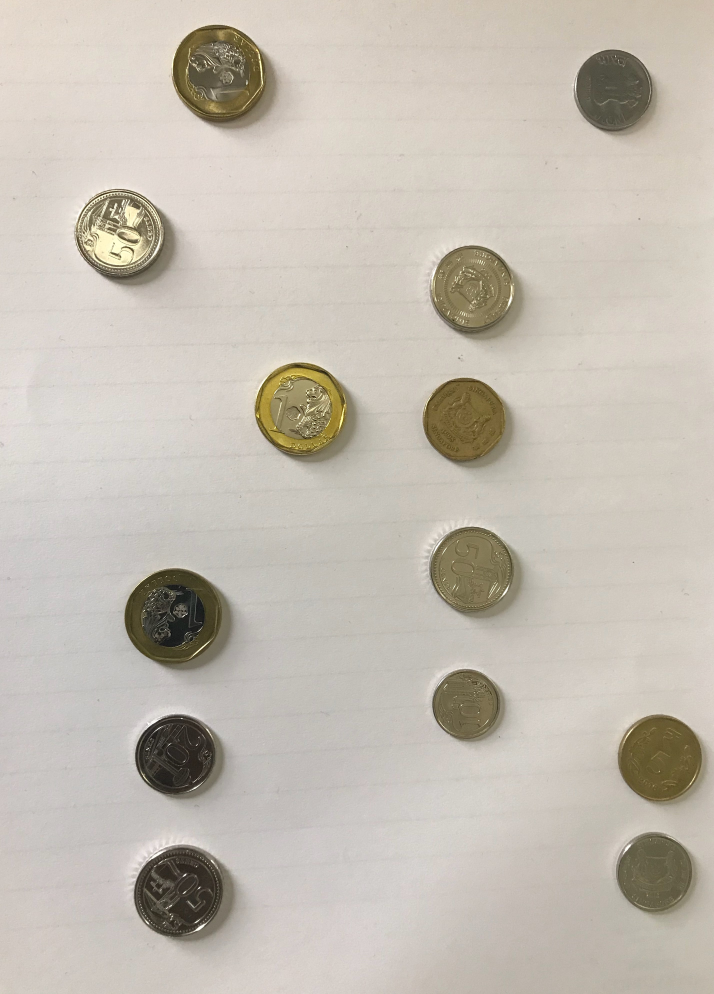
#> input picture coin.jpg, 2856 x 3976 px (shown at 1/4 size)
$ python main.py
#> lines starting #> are read from the running program, lines starting #| are printed output that depends on the picture; after the words box and inside, x2 and y2 are one past the last pixel; in counts of white or black regions, pixels touching at a corner belong together
import numpy as np
import cv2

'''Reading'''
image = cv2.imread('coin.jpg')
#> image is the input picture: shape (3976, 2856, 3); mean B, G, R 178.3, 188.8, 195.8
img = cv2.imread('coin.jpg', 0)         #read
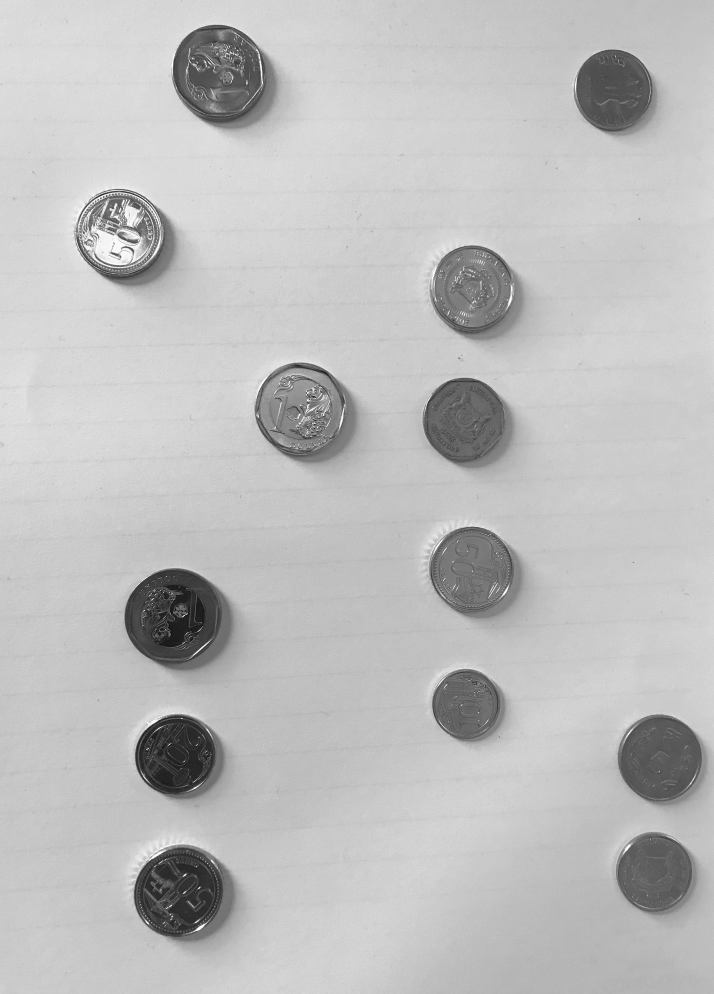
#> img: shape (3976, 2856) (shown at 1/4 size); min 0, max 255, mean 189.7
cv2.imshow('image', image)                #show
k = cv2.waitKey(0) & 0xFF
#> (key Esc is pressed here)
if k == 27:
    cv2.destroyAllWindows()             # wait for ESC key to exit

'''thresholding'''
ret, thresh = cv2.threshold(img, 120, 255, cv2.THRESH_BINARY_INV)
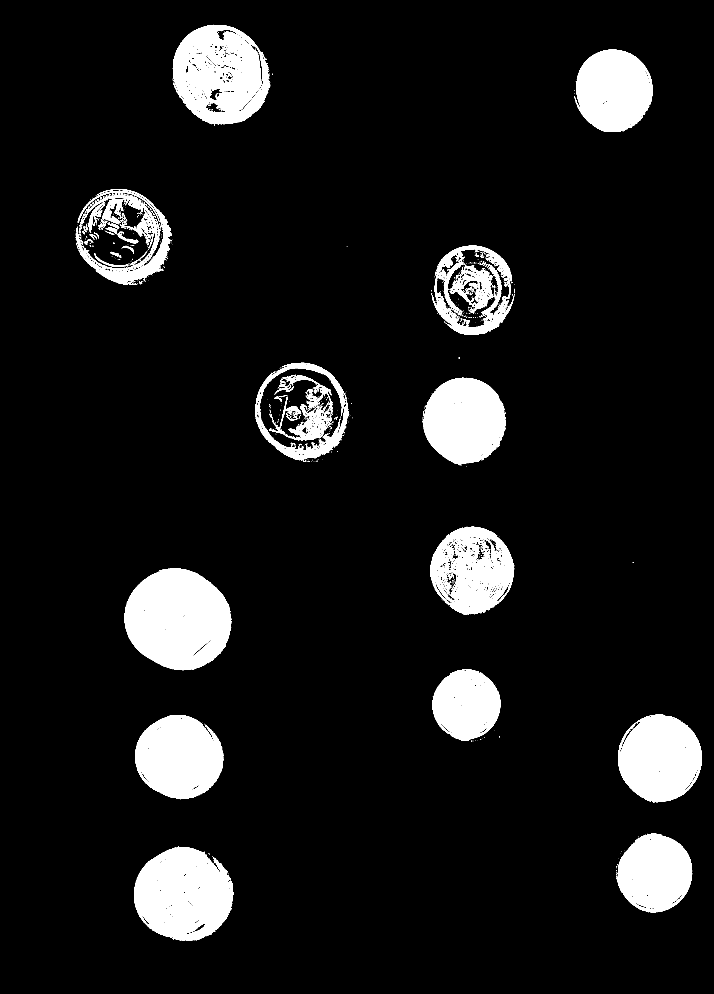
#> thresh: shape (3976, 2856) (shown at 1/4 size); 8.9% white; 1318 white regions (1122 under 20 px), largest, box (x1, y1, x2, y2) and area: (498, 2273, 926, 2681) 130735, (536, 3385, 934, 3764) 110452, (691, 99, 1081, 498) 101659
#cv2.imshow('Binary Threshold Inverted', thresh)            #show
#if cv2.waitKey(0) & 0xff == 27:
#    cv2.destroyAllWindows()             # De-allocate any associated memory usage

'''closing- to make edges meet'''
kernel = np.ones((3, 3), np.uint8)
closing = cv2.morphologyEx(thresh, cv2.MORPH_CLOSE, kernel, iterations=4)                                       #morphology operation closing
#> closing: shape (3976, 2856); 10% white; 83 white regions (65 under 20 px), largest, box (x1, y1, x2, y2) and area: (498, 2273, 928, 2681) 133476, (690, 99, 1081, 502) 117366, (536, 3385, 934, 3764) 114460

'''fill holes'''
im_floodfill = closing.copy()           # Copy the thresholded image.
# Mask used to flood filling. Notice the size needs to be 2 pixels than the image.
h, w = closing.shape[:2]
#> h = 3976; w = 2856
mask = np.zeros((h+2, w+2), np.uint8)
cv2.floodFill(im_floodfill, mask, (0,0), 255);               # Floodfill from point (0, 0)
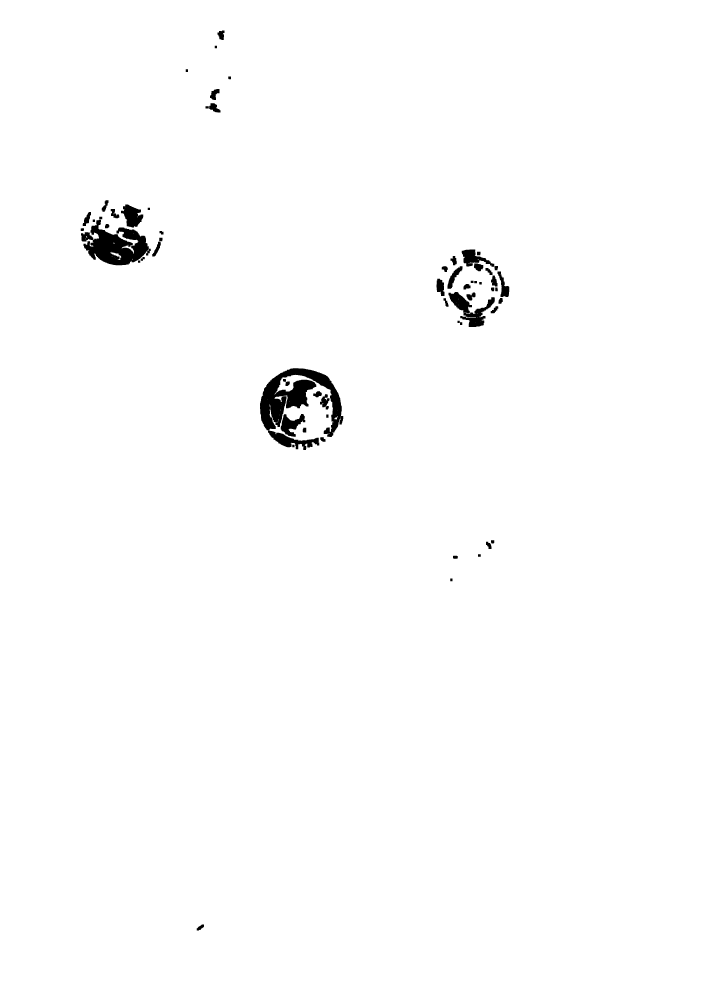
#> im_floodfill: shape (3976, 2856) (shown at 1/4 size); 99% white; 65 black regions, largest, box (x1, y1, x2, y2) and area: (1040, 1473, 1373, 1748) 37548, (324, 879, 603, 1061) 27342, (1072, 1722, 1277, 1800) 5984
im_floodfill_inv = cv2.bitwise_not(im_floodfill)        # Invert floodfilled image
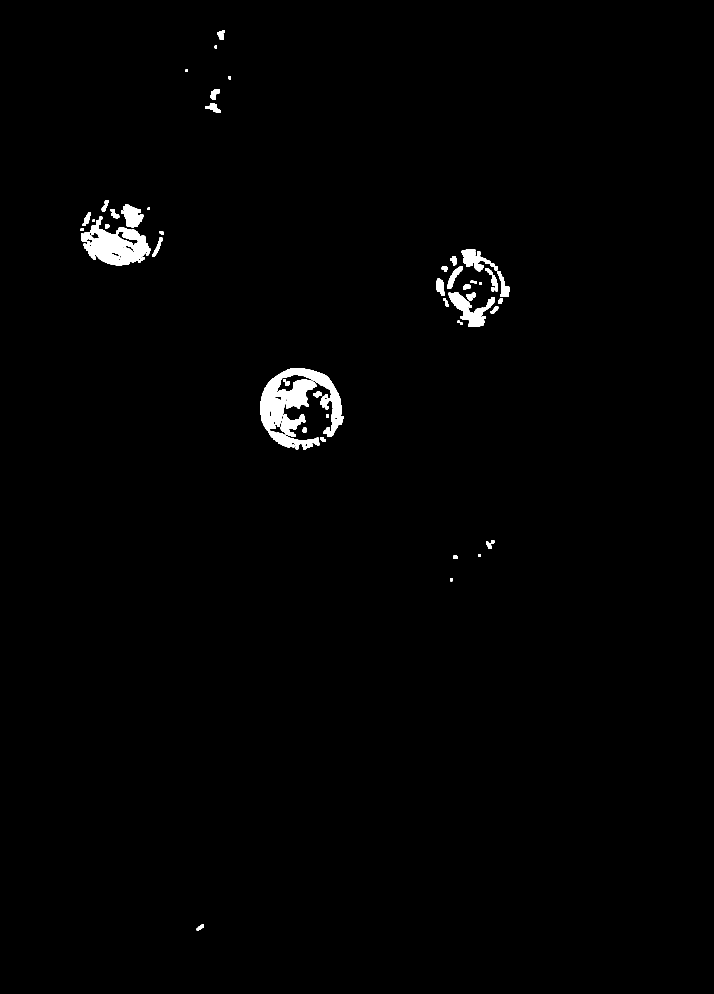
#> im_floodfill_inv: shape (3976, 2856) (shown at 1/4 size); 1% white; 65 white regions, largest, box (x1, y1, x2, y2) and area: (1040, 1473, 1373, 1748) 37548, (324, 879, 603, 1061) 27342, (1072, 1722, 1277, 1800) 5984
im_out = closing | im_floodfill_inv                             # Combine the two images to get the foreground.
#> im_out: shape (3976, 2856); 11% white; 45 white regions (31 under 20 px), largest, box (x1, y1, x2, y2) and area: (498, 2273, 928, 2681) 133476, (690, 99, 1081, 502) 120522, (536, 3385, 934, 3764) 114848
#cv2.imshow("Foreground", im_out)                            # Display images.
#if cv2.waitKey(0) & 0xff == 27:
#    cv2.destroyAllWindows()             # De-allocate any associated memory usage

'''destroy small holes'''
im_out = cv2.erode(im_out, None, iterations=8)
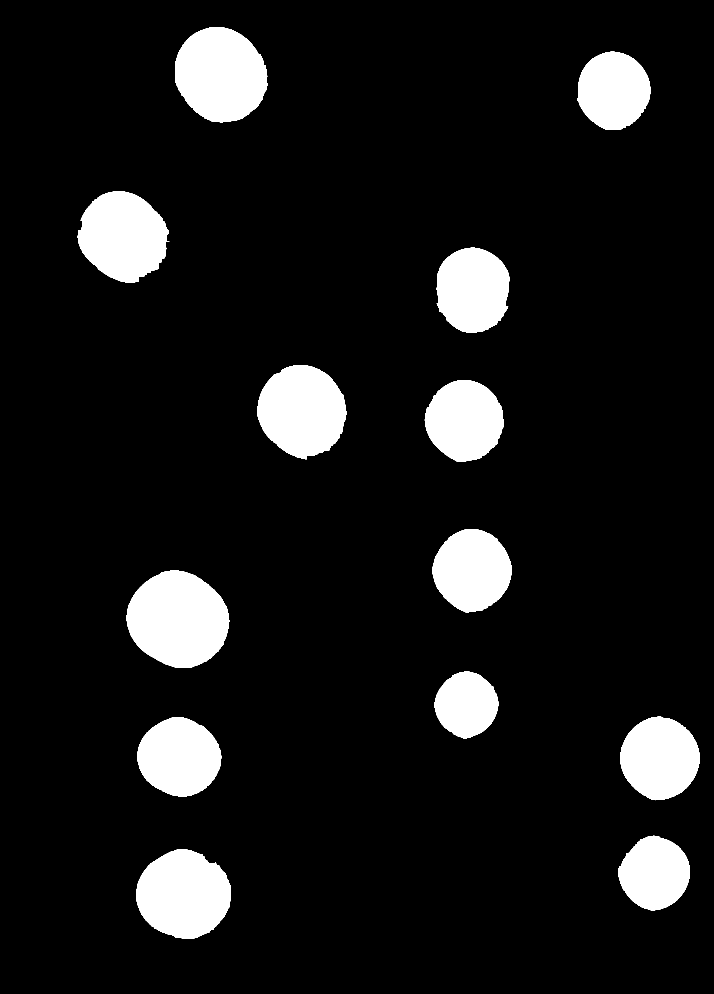
#> im_out: shape (3976, 2856) (shown at 1/4 size); 9.8% white; 13 white regions, largest, box (x1, y1, x2, y2) and area: (507, 2282, 917, 2671) 120387, (700, 108, 1072, 489) 108080, (545, 3396, 924, 3754) 102558
im_out = cv2.dilate(im_out, None, iterations=8)
#> im_out: shape (3976, 2856); 11% white; 13 white regions
#cv2.imshow("Holes removed", im_out)                            # Display images.
#if cv2.waitKey(0) & 0xff == 27:
#    cv2.destroyAllWindows()             # De-allocate any associated memory usage

'''centroid'''
#blank image
height = np.size(img, 0)
#> height = 3976
width = np.size(img, 1)
#> width = 2856
centroids = np.zeros((height,width,3), np.uint8)
# find contours in the binary image
contours, hierarchy = cv2.findContours(im_out,cv2.RETR_TREE,cv2.CHAIN_APPROX_SIMPLE)
#> contours = 13 contours; largest, box (x1, y1, x2, y2) and area: (499, 2274, 925, 2679) 132798, (692, 100, 1080, 497) 119796, (537, 3388, 932, 3762) 114050, (1021, 1452, 1396, 1845) 111462, (303, 756, 686, 1138) 109016
for c in contours:
   # calculate moments for each contour
    M = cv2.moments(c)
    # calculate x,y coordinate of center
    cX = int(M["m10"] / M["m00"])
    cY = int(M["m01"] / M["m00"])
    cv2.circle(centroids, (cX, cY), 50, (255, 255, 255), -1)
#> this loop made 13 passes
#> (cX, cY) on passes 1 to 12: (734, 3577), (2618, 3492), (716, 3027), (2639, 3032), (1865, 2818), (712, 2477), (1888, 2280), (1857, 1681), (1208, 1643), (1891, 1159), (492, 944), (2454, 361)
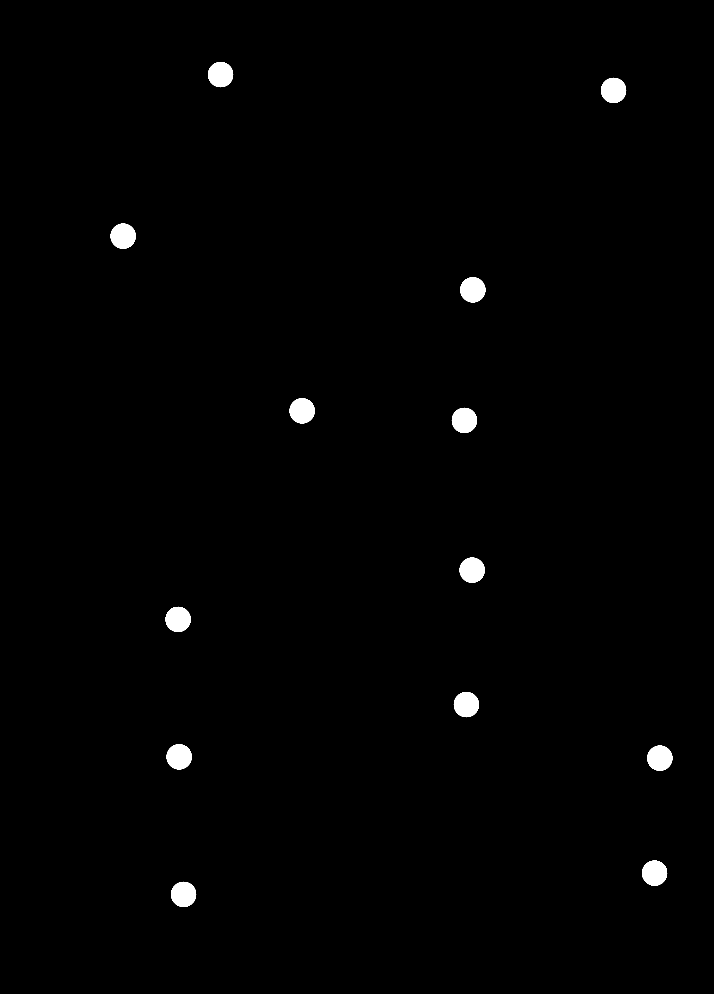
#> centroids: shape (3976, 2856, 3) (shown at 1/4 size); 0.9% white; 13 white regions, largest, box (x1, y1, x2, y2) and area: (832, 248, 933, 349) 7845, (2404, 311, 2505, 412) 7845, (442, 894, 543, 995) 7845
#cv2.imshow("Centroids", centroids)                      # Display images.

'''traversing line and finding centroids'''
coins=0
x=25
y=25
while x < (width-25):
    while y <= (height-25):
        testing, pixelg, pixelb=centroids[y, x]
        if testing>1:
            coins+=1
            y+=105
        else:
            y+=10
    if coins>1:
        cv2.line(image, (x+50, 0), (x+50, height), (255, 255, 255), 10)
        x+=205
    else:
        x+=10
    coins=0
    y=25
#> this loop made 223 passes
#> x on passes 1 to 12: 35, 45, 55, 65, 75, 85, 95, 105, 115, 125, 135, 145
#> after the loop, x = 2840
cv2.imshow("Lines", image)                      # Display images.

if cv2.waitKey(0) & 0xff == 27:
#> (key Esc is pressed here)
    cv2.destroyAllWindows()             # De-allocate any associated memory usage
